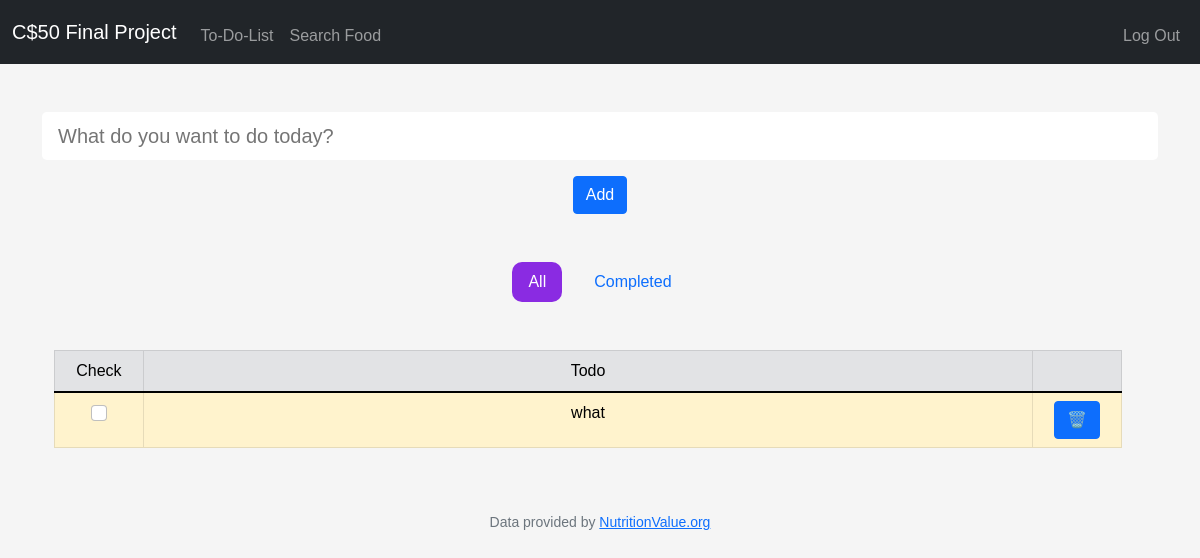
/todolist (signed in), run on an earlier commit of the app's database.
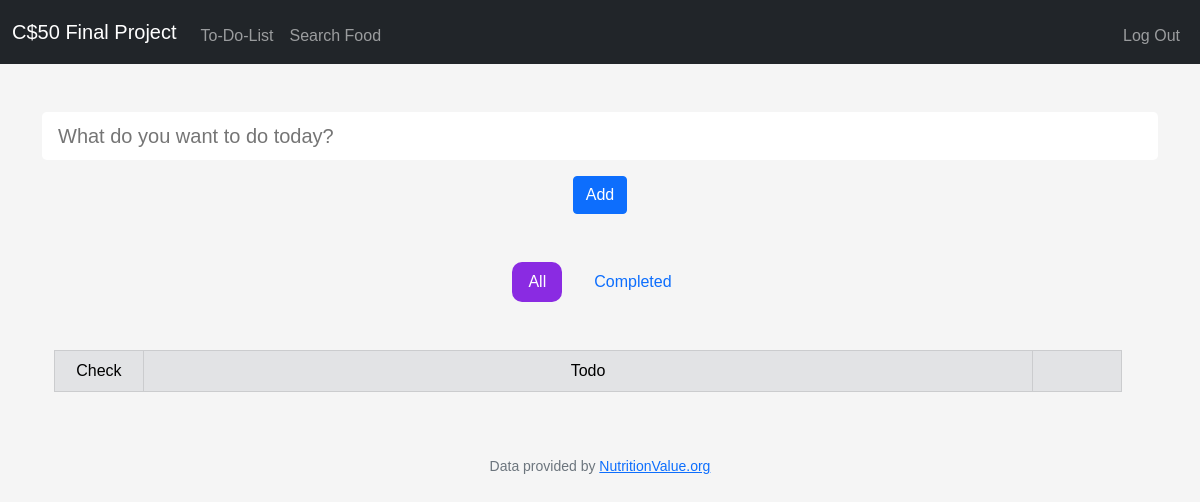
And on a later commit of the database.
### tables this page shows
CREATE TABLE todolist (
id INTEGER PRIMARY KEY AUTOINCREMENT NOT NULL,
user_id INT,
todo TEXT NOT NULL,
done TEXT NOT NULL DEFAULT 1,
FOREIGN KEY (user_id) REFERENCES users(id)
);

### app.py (the view)
@app.route("/todolist", methods=["GET", "POST"])
@login_required
def todolist():
    if request.method == "POST":
        todo = request.form.get("todo")
        if todo and not todo.isspace():
            db.execute("INSERT INTO todolist (user_id, todo) VALUES (?, ?)", session["user_id"], todo)
        return redirect("/todolist")
    else:
        todolist = db.execute("SELECT * FROM todolist WHERE user_id = ?", session["user_id"])
        return render_template("todolist.html", todolist=todolist)

### app.py (called while the page is built)
@app.after_request
def after_request(response):
    response.headers["Cache-Control"] = "no-cache, no-store, must-revalidate"
    response.headers["Expires"] = 0
    response.headers["Pragma"] = "no-cache"
    return response

### helpers.py (called while the page is built)
def login_required(f):
    @wraps(f)
    def decorated_function(*args, **kwargs):
        if session.get("user_id") is None:
            return redirect("/login")
        return f(*args, **kwargs)
    return decorated_function

### templates/todolist.html (shortened to what this page needs)
{% extends "layout.html" %}
{% block main %}
    <div class="container">
        <div class="row mb-5">
            <form action="/todolist" method="post">
                <input autocomplete="off" id="todoField" type="text" class="form-control-lg mb-3 border-0 me-3 w-100" name="todo" placeholder="What do you want to do today?" onsubmit="return validateForm()">
                <button class="btn btn-primary" type="submit">Add</button>
            </form>
        </div>
        <div class="d-flex flex-row justify-content-center gap-3 mb-5">
            <a href="/todolist" class="nav-link" id="todolist">All</a>
            <a href="/todo_completed" class="nav-link" id="todo_completed">Completed</a>
        </div>
        <div class="container row">
            <table class="table table-warning table-bordered table-striped-columns table-hover">
                <thead class="table-secondary">
                    <tr>
                        <td class="col-1">Check</td>
                        <td class="col-10">Todo</td>
                        <td class="col-1"></td>
                    </tr>
                </thead>
                <tbody>
                    <form action="/todo_completed" method="post" id="formTodo">
                    {% for todo in todolist %}
                        <tr>
                            <td>
                                <input class="form-check-input" type="checkbox" value="{{ todo.todo }}" id="checkTodo{{loop.index}}" name="check{{ loop.index }}">
                            </td>
                            <td>
                                <label class="form-check-label" for="flexCheckDefault">{{ todo.todo }}</label>
                            </td>
                            <td>
                                <button class="btn btn-primary" type="submit" name="deleteRow" value="{{ todo.todo }}">🗑️</button>
                            </td>
                        </tr>
                    {% endfor %}
                    </form>
                </tbody>
            </table>
        </div>
    </div>
{% endblock %}

### templates/layout.html (shortened to what this page needs)
<!DOCTYPE html>
<html lang="en">
    <head>
        <link href="https://cdn.jsdelivr.net/npm/bootstrap@5.1.3/dist/css/bootstrap.min.css" rel="stylesheet">
        <link href="/static/styles.css" rel="stylesheet">
    </head>
    <body>
        <nav class="navbar navbar-expand-md navbar-dark bg-dark" id="nav">
            <div class="container-fluid">
                <a class="navbar-brand" href="/"><span class="blue">C</span><span class="red">$</span><span class="yellow">5</span><span class="green">0</span> <span class="red">Final Project</span></a>
                <div class="collapse navbar-collapse" id="navbar">
                    {% if session["user_id"] %}
                        <ul class="navbar-nav me-auto mt-2">
                            <li class="nav-item"><a class="nav-link" href="/todolist">To-Do-List</a></li>
                            <li class="nav-item"><a class="nav-link" href="/search" id="search">Search Food</a></li>
                        </ul>
                        <ul class="navbar-nav ms-auto mt-2">
                            <li class="nav-item"><a class="nav-link" href="/logout">Log Out</a></li>
                        </ul>
                    {% else %}
                        <ul class="navbar-nav ms-auto mt-2">
                            <li class="nav-item"><a class="nav-link" href="/register">Register</a></li>
                            <li class="nav-item"><a class="nav-link" href="/login">Log In</a></li>
                        </ul>
                    {% endif %}
                </div>
            </div>
        </nav>
        <main class="container-fluid py-5 text-center" id="main">
            {% block main %}{% endblock %}
        </main>
        <footer class="mb-5 small text-center text-muted">
            Data provided by <a href="https://www.nutritionvalue.org/">NutritionValue.org</a>
        </footer>
    </body>
</html>

### static/styles.css (style rules this page uses)
body { background-color: #f5f5f5; }
.form-control-lg { border-color: black; }
.linkClicked { border-radius: 10px; border-color: none; background-color: blueviolet; color: white; }
* { font-family: Arial, Helvetica, sans-serif; }

What changed in the data, as far as the page shows it:
removed todolist: todo "what"
